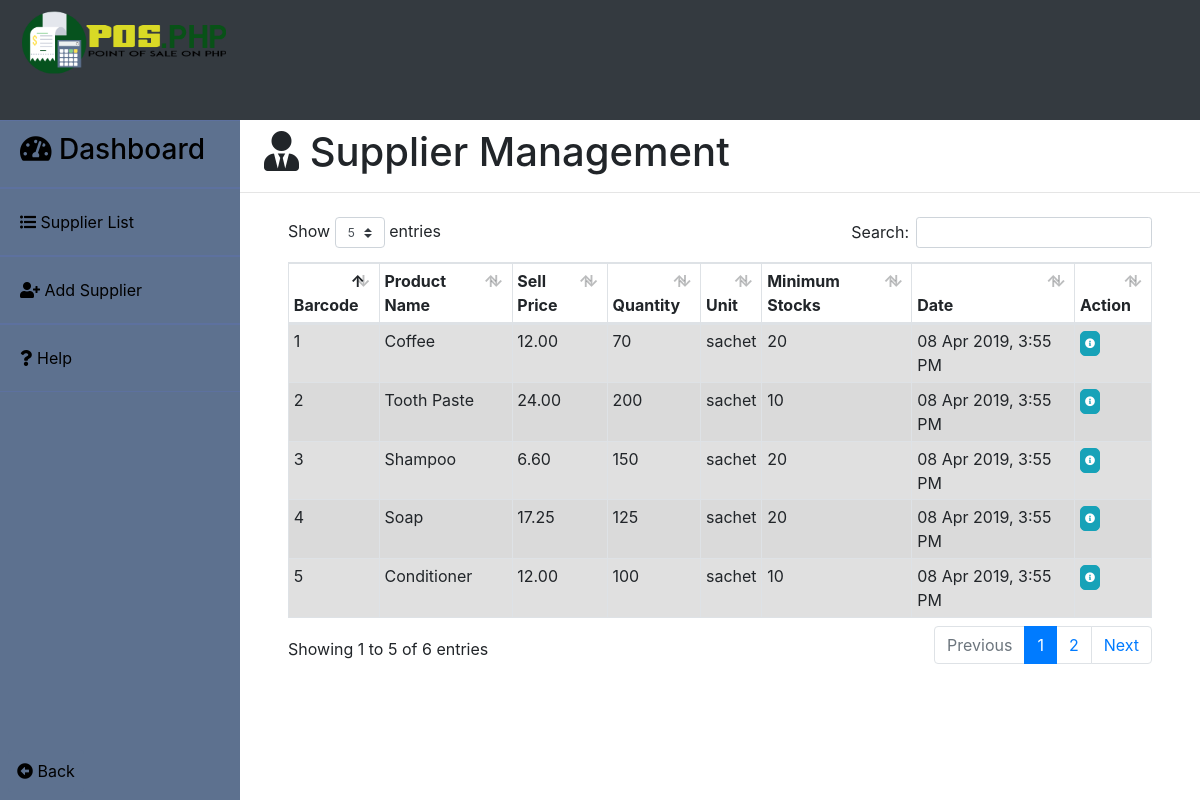
Page /supplier/supplier_details.php?id=21 (signed in) on the earlier database version.
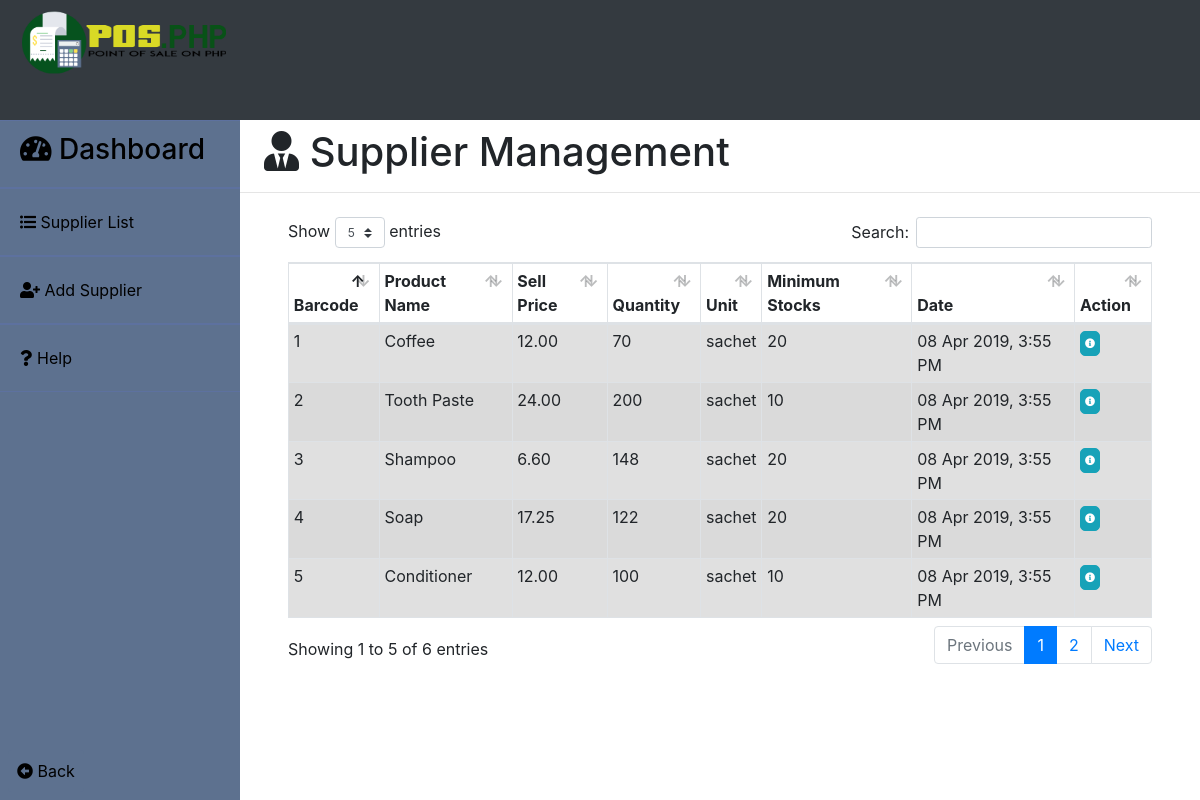
Same page on the later database version.
### tables this page shows
CREATE TABLE `supplier` (
  `supplier_id` int(11) NOT NULL,
  `company_name` varchar(30) DEFAULT NULL,
  `firstname` varchar(30) DEFAULT NULL,
  `lastname` varchar(30) DEFAULT NULL,
  `address` text DEFAULT NULL,
  `contact_number` varchar(30) DEFAULT NULL,
  `image` varchar(60) NOT NULL
);

CREATE TABLE `products` (
  `product_no` varchar(50) NOT NULL,
  `product_name` varchar(30) DEFAULT NULL,
  `sell_price` decimal(18,2) DEFAULT NULL,
  `quantity` int(11) DEFAULT NULL,
  `unit` varchar(30) DEFAULT NULL,
  `min_stocks` int(11) DEFAULT NULL,
  `remarks` text DEFAULT NULL,
  `location` varchar(50) DEFAULT NULL,
  `images` varchar(30) DEFAULT NULL
);

CREATE TABLE `delivery` (
  `transaction_no` varchar(20) NOT NULL,
  `supplier_id` int(11) DEFAULT NULL,
  `username` varchar(20) DEFAULT NULL,
  `date` datetime NOT NULL DEFAULT current_timestamp()
);

### supplier/supplier_details.php (the view, shortened to what this page needs)
<?php
	include("../server/connection.php");
	$id = $_GET['id'];
	$sql = "SELECT * FROM supplier,delivery,product_delivered,products WHERE supplier.supplier_id = '$id' AND delivery.supplier_id = '$id' AND delivery.transaction_no = product_delivered.transaction_no AND products.product_no = product_delivered.product_id GROUP BY products.product_no";
	$result	= mysqli_query($db, $sql);
?>
<!DOCTYPE html>
<html>
<head>
	<?php include('../templates/head1.php');?>
</head>
<body>
	<div class="contain h-100">
		<div>
			<h1 class="ml-4 pt-2"><i class="fas fa-user-tie"></i> Supplier Management</h1>
			<hr>
			<div class="table-responsive mt-4 pl-5 pr-5">
			<table class="table table-striped table-bordered table-sm" id="supplier_table">
				<thead>
					<tr>
						<th scope="col" class="column-text">Barcode</th>
						<th scope="col" class="column-text">Product Name</th>
						<th scope="col" class="column-text">Sell Price</th>
						<th scope="col" class="column-text">Quantity</th>
						<th scope="col" class="column-text">Unit</th>
						<th scope="col" class="column-text">Minimum Stocks</th>
						<th scope="col" class="column-text">Date</th>
						<th scope="col" class="column-text">Action</th>
					</tr>
				</thead>
				<tbody class="table-hover">
					<?php
						while($row = mysqli_fetch_array($result)){
				  	?>
					<tr class="table-active">
						<td><?php echo $row['product_no'];?></td>
						<td><?php echo $row['product_name'];?></td>
						<td><?php echo $row['sell_price'];?></td>
						<td><?php echo $row['quantity'];?></td>
						<td><?php echo $row['unit'];?></td>
						<td><?php echo $row['min_stocks'];?></td>
						<td><?php echo date('d M Y, g:i A', strtotime($row["date"]));?></td>
						<td>
							<button type="button" name="view" style='font-size:10px; border-radius:5px;padding:4px;' id="<?php echo $row['product_no'];?>" class="btn btn-info btn-xs view_product"><i class="fas fa-info-circle"></i></button>
						</td>
					</tr>
					<?php } ?>
				</tbody>
			</table>
			</div>
		</div>
	</div>
</body>
</html>

Differences in the rows shown:
changed through a linked row, supplier "Coffee": products.quantity "150" → "148"; products.quantity "125" → "122"
